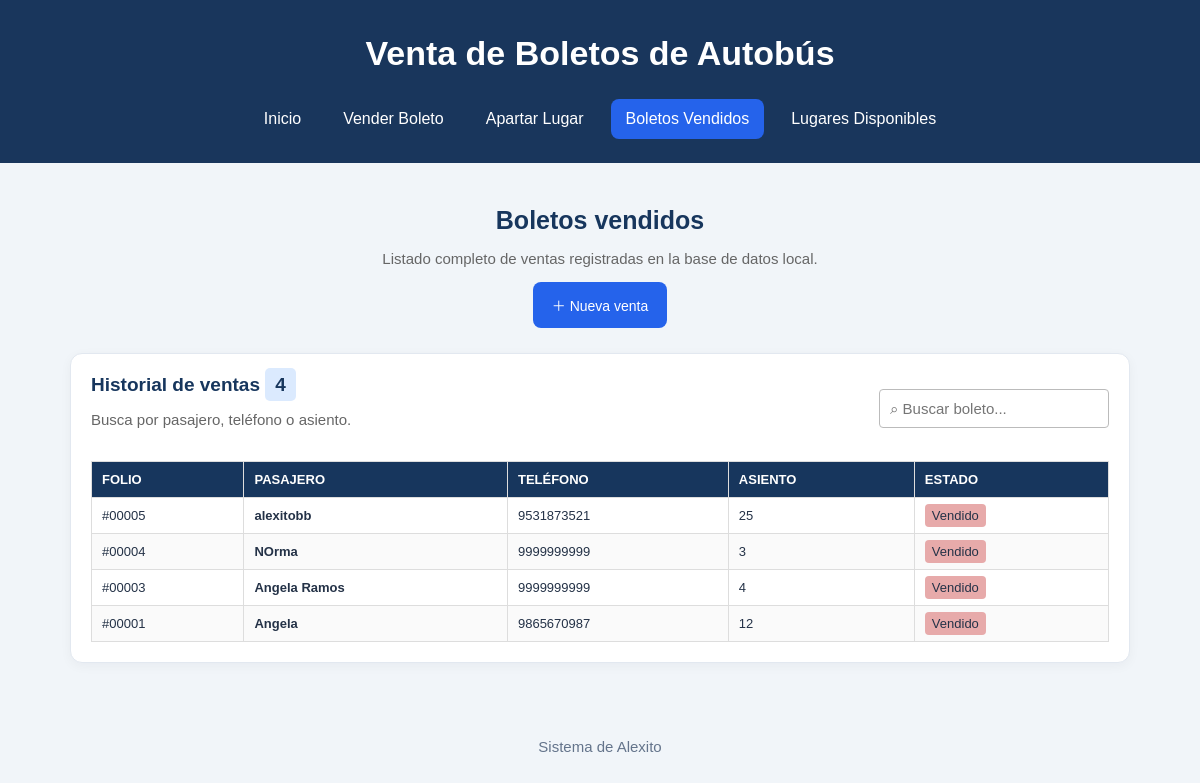
/boletos, run on the app's committed database.
### tables this page shows
CREATE TABLE boletos (
            id INTEGER PRIMARY KEY AUTOINCREMENT,
            viaje_id INTEGER NOT NULL REFERENCES viajes(id),
            asiento INTEGER NOT NULL CHECK(asiento > 0),
            pasajero TEXT NOT NULL,
            telefono TEXT NOT NULL,
            estado TEXT NOT NULL CHECK(estado IN ('VENDIDO', 'APARTADO')),
            creado_en TEXT NOT NULL DEFAULT (datetime('now','localtime')),
            UNIQUE(viaje_id, asiento)
        );

### app.py (the view)
@app.route('/boletos')
def boletos():
    db = obtener_db()
    registros = db.execute('''SELECT b.*,v.origen,v.destino,v.salida,v.precio
       FROM boletos b JOIN viajes v ON v.id=b.viaje_id
       WHERE b.estado='VENDIDO' ORDER BY b.id DESC''').fetchall()
    return render_template('boletos.html', registros=registros, activo='boletos')

### base_de_datos/conexion.py (called while the page is built)
def obtener_db():
    if 'db' not in g:
        conexion = sqlite3.connect(DB_PATH, timeout=15)
        conexion.row_factory = sqlite3.Row
        conexion.execute('PRAGMA foreign_keys = ON')
        conexion.execute('PRAGMA busy_timeout = 15000')
        g.db = conexion
    return g.db

def cerrar_db(error=None):
    db = g.pop('db', None)
    if db is not None:
        db.close()

### templates/boletos.html
{% extends 'base.html' %}{% block titulo_pagina %}Boletos vendidos{% endblock %}{% block contenido %}
<div class="heading"><div><div class="eyebrow">CONTROL DE VENTAS</div><h1>Boletos vendidos</h1><p>Listado completo de ventas registradas en la base de datos local.</p></div><a class="btn primary" href="{{url_for('venta')}}">＋ Nueva venta</a></div>
<section class="panel"><div class="panel-heading"><div><h2>Historial de ventas <span class="chip">{{registros|length}}</span></h2><p>Busca por pasajero, teléfono o asiento.</p></div><input class="search" data-filter-table="ventas" placeholder="⌕ Buscar boleto..."></div><div class="table-scroll"><table id="ventas"><thead><tr><th>FOLIO</th><th>PASAJERO</th><th>TELÉFONO</th><th>ASIENTO</th><th>ESTADO</th></tr></thead><tbody>{% for b in registros %}<tr><td>#{{'%05d'|format(b.id)}}</td><td><strong>{{b.pasajero}}</strong></td><td>{{b.telefono}}</td><td>{{b.asiento}}</td><td><span class="pill sold-pill">Vendido</span></td></tr>{% else %}<tr><td colspan="5" class="empty">Aún no se han vendido boletos.</td></tr>{% endfor %}</tbody></table></div></section>
{% endblock %}

### static/css/estilos.css (style rules this page uses)
* { box-sizing:border-box }
body { margin:0;background:#fff;color:#333;font-family:Arial,Helvetica,sans-serif;font-size:15px }
.btn { display:inline-block;padding:12px 20px;border:0;border-radius:5px;background:#ddd;color:#333;text-decoration:none;cursor:pointer;font-size:14px }
.btn.primary { background:#788ed8;color:white }
.heading { text-align:center;margin:0 0 25px }
.heading h1 { font-size:25px;margin:8px 0 12px }
.heading p,.panel p { color:#666 }
.panel { border:1px solid #ddd;border-radius:6px;padding:20px;margin-bottom:20px;background:white }
.panel-heading { display:flex;justify-content:space-between;align-items:center;gap:12px;margin-bottom:18px;flex-wrap:wrap }
.panel h2 { font-size:19px;margin:0 0 8px }
input,select { padding:10px;border:1px solid #bbb;border-radius:4px;font:inherit }
.chip { background:#f0f0f0;border-radius:5px;padding:6px 10px }
.table-scroll { overflow-x:auto }
table { border-collapse:collapse;width:100% }
th,td { border:1px solid #ddd;padding:10px;text-align:left;font-size:13px }
th { background:#f2f2f2 }
tr:nth-child(even) { background:#fafafa }
.search { width:230px }
.pill { padding:4px 7px;border-radius:4px;background:#eee }
.sold-pill { background:#e7aaaa }
body { background:#f1f5f9;color:#243247;min-height:100vh; }
.btn,.btn.primary { background:#2563eb;color:#fff;border-radius:8px;padding:13px 19px; }
.heading h1,.panel h2 { color:#17365d; }
.panel { border:1px solid #e2e8f0;border-radius:12px;box-shadow:0 3px 12px rgba(15,23,42,.045); }
.panel th,th { background:#17365d;color:#fff; }
.chip { color:#17365d;background:#dbeafe; }

### data on the page
boletos: id "00005", pasajero "alexitobb", telefono "9531873521", asiento "25"
boletos: id "00004", pasajero "NOrma", telefono "9999999999", asiento "3"
boletos: id "00003", pasajero "Angela Ramos", telefono "9999999999", asiento "4"
boletos: id "00001", pasajero "Angela", telefono "9865670987", asiento "12"

### other printed values
{{ registros|length }} "4"
